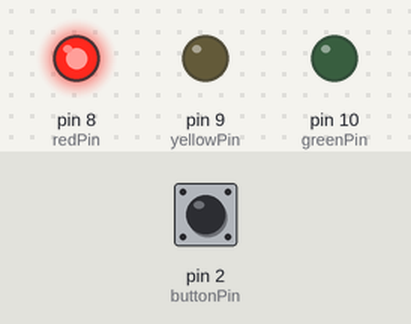
Simulated run of this sketch. Board: Arduino Uno, built with avr-gcc and run on an emulated ATmega328P. On the bench: output pins drawn as LEDs (lit = HIGH). The test bench sets the inputs (shaded band); at power-on: pin 2 (buttonPin) HIGH.

Above: at 1.2 s.
1.3 s: pin 2 (buttonPin) pulled LOW for 0.15 s
At 5.4 s:
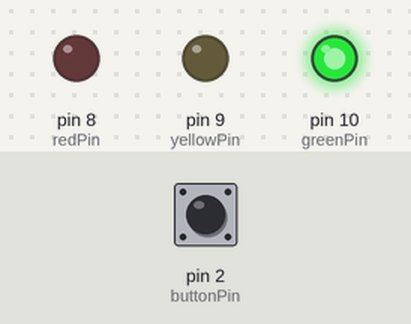
At 8.1 s:
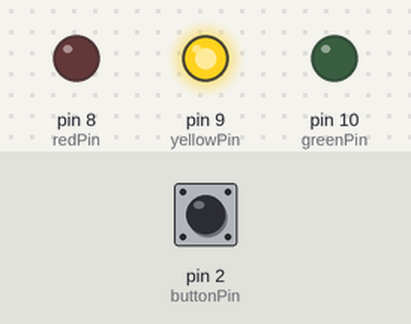
Timing chart, 0 to 10.5 s (numbered marks = the images above; inputs shaded):
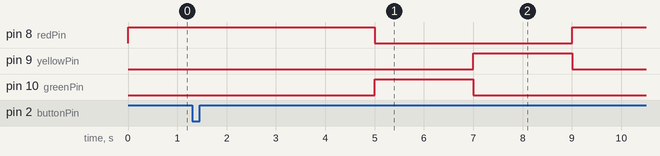

The sketch:

traffic_light_controller.ino
```cpp
// C++ code
enum TrafficState {
  RED,
  GREEN,
  YELLOW
};

int redPin = 8;
int yellowPin = 9;
int greenPin = 10;
int buttonPin =2;

TrafficState currentState;
unsigned long stateStartTime;

bool pedestrianRequest = false;
bool lastButton = HIGH;


void setup() {
pinMode(redPin,OUTPUT);
  pinMode(yellowPin,OUTPUT);
  pinMode(greenPin,OUTPUT);
  pinMode(buttonPin,INPUT_PULLUP);
currentState = RED;
stateStartTime = millis();
}

void loop() {
  bool button = digitalRead(buttonPin);


  if(lastButton =HIGH && button == LOW) {
  pedestrianRequest = true;
}

  switch(currentState) {

      case RED :
digitalWrite(redPin,HIGH);
digitalWrite(yellowPin,LOW);
digitalWrite(greenPin,LOW);
if(millis() - stateStartTime >= 5000) {
currentState = GREEN;
stateStartTime = millis();
}
break ;
     case GREEN :
digitalWrite(redPin,LOW);
digitalWrite(greenPin,HIGH);
digitalWrite(yellowPin,LOW);
if(pedestrianRequest == true && millis() - stateStartTime >= 2000) {
      currentState = YELLOW;
      stateStartTime = millis();
      pedestrianRequest = false;
    }
 else if(millis() - stateStartTime >= 5000) {
      currentState =YELLOW;
      stateStartTime = millis();
    }
break;
    case YELLOW :
digitalWrite(redPin,LOW);
digitalWrite(greenPin,LOW);
digitalWrite(yellowPin,HIGH);
if(millis() - stateStartTime >= 2000) {
currentState =RED;
stateStartTime = millis();

}
break;

}
}
```
